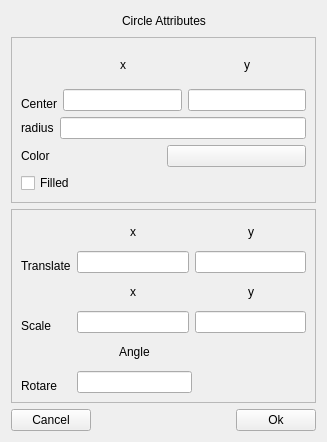
<?xml version="1.0" encoding="UTF-8"?>
<ui version="4.0">
 <class>Form</class>
 <widget class="QWidget" name="Form">
  <property name="geometry">
   <rect>
    <x>0</x>
    <y>0</y>
    <width>327</width>
    <height>442</height>
   </rect>
  </property>
  <property name="windowTitle">
   <string>Circle Editor</string>
  </property>
  <layout class="QGridLayout" name="gridLayout_3">
   <item row="0" column="0">
    <layout class="QHBoxLayout" name="horizontalLayout_8">
     <item>
      <spacer name="horizontalSpacer_9">
       <property name="orientation">
        <enum>Qt::Horizontal</enum>
       </property>
       <property name="sizeHint" stdset="0">
        <size>
         <width>40</width>
         <height>20</height>
        </size>
       </property>
      </spacer>
     </item>
     <item>
      <widget class="QLabel" name="Square_lable">
       <property name="text">
        <string>Circle Attributes</string>
       </property>
      </widget>
     </item>
     <item>
      <spacer name="horizontalSpacer_10">
       <property name="orientation">
        <enum>Qt::Horizontal</enum>
       </property>
       <property name="sizeHint" stdset="0">
        <size>
         <width>40</width>
         <height>20</height>
        </size>
       </property>
      </spacer>
     </item>
    </layout>
   </item>
   <item row="1" column="0">
    <widget class="QFrame" name="frame_2">
     <property name="frameShape">
      <enum>QFrame::StyledPanel</enum>
     </property>
     <property name="frameShadow">
      <enum>QFrame::Raised</enum>
     </property>
     <layout class="QGridLayout" name="gridLayout">
      <item row="0" column="0">
       <layout class="QHBoxLayout" name="horizontalLayout_6">
        <item>
         <layout class="QVBoxLayout" name="verticalLayout_13">
          <item>
           <spacer name="verticalSpacer_4">
            <property name="orientation">
             <enum>Qt::Vertical</enum>
            </property>
            <property name="sizeHint" stdset="0">
             <size>
              <width>20</width>
              <height>40</height>
             </size>
            </property>
           </spacer>
          </item>
          <item>
           <widget class="QLabel" name="width_label">
            <property name="text">
             <string>Center</string>
            </property>
           </widget>
          </item>
         </layout>
        </item>
        <item>
         <layout class="QVBoxLayout" name="verticalLayout_11">
          <item>
           <layout class="QHBoxLayout" name="horizontalLayout_3">
            <item>
             <spacer name="horizontalSpacer_16">
              <property name="orientation">
               <enum>Qt::Horizontal</enum>
              </property>
              <property name="sizeHint" stdset="0">
               <size>
                <width>40</width>
                <height>20</height>
               </size>
              </property>
             </spacer>
            </item>
            <item>
             <widget class="QLabel" name="label">
              <property name="text">
               <string>x</string>
              </property>
             </widget>
            </item>
            <item>
             <spacer name="horizontalSpacer_18">
              <property name="orientation">
               <enum>Qt::Horizontal</enum>
              </property>
              <property name="sizeHint" stdset="0">
               <size>
                <width>40</width>
                <height>20</height>
               </size>
              </property>
             </spacer>
            </item>
           </layout>
          </item>
          <item>
           <widget class="QLineEdit" name="xCenter_lineEdit"/>
          </item>
         </layout>
        </item>
        <item>
         <layout class="QVBoxLayout" name="verticalLayout_12">
          <item>
           <layout class="QHBoxLayout" name="horizontalLayout_4">
            <item>
             <spacer name="horizontalSpacer_17">
              <property name="orientation">
               <enum>Qt::Horizontal</enum>
              </property>
              <property name="sizeHint" stdset="0">
               <size>
                <width>40</width>
                <height>20</height>
               </size>
              </property>
             </spacer>
            </item>
            <item>
             <widget class="QLabel" name="label_2">
              <property name="text">
               <string>y</string>
              </property>
             </widget>
            </item>
            <item>
             <spacer name="horizontalSpacer_19">
              <property name="orientation">
               <enum>Qt::Horizontal</enum>
              </property>
              <property name="sizeHint" stdset="0">
               <size>
                <width>40</width>
                <height>20</height>
               </size>
              </property>
             </spacer>
            </item>
           </layout>
          </item>
          <item>
           <widget class="QLineEdit" name="yCenter_lineEdit"/>
          </item>
         </layout>
        </item>
       </layout>
      </item>
      <item row="1" column="0">
       <layout class="QHBoxLayout" name="horizontalLayout_7">
        <item>
         <widget class="QLabel" name="height_label">
          <property name="text">
           <string>radius</string>
          </property>
         </widget>
        </item>
        <item>
         <widget class="QLineEdit" name="radius_lineEdit"/>
        </item>
       </layout>
      </item>
      <item row="2" column="0">
       <layout class="QHBoxLayout" name="horizontalLayout_5">
        <item>
         <widget class="QLabel" name="color_label">
          <property name="text">
           <string>Color</string>
          </property>
         </widget>
        </item>
        <item>
         <widget class="QPushButton" name="circlecolor_button">
          <property name="text">
           <string/>
          </property>
         </widget>
        </item>
       </layout>
      </item>
      <item row="3" column="0">
       <layout class="QHBoxLayout" name="horizontalLayout_2">
        <item>
         <widget class="QCheckBox" name="checkBoxFilled">
          <property name="text">
           <string>Filled</string>
          </property>
         </widget>
        </item>
        <item>
         <spacer name="horizontalSpacer_15">
          <property name="orientation">
           <enum>Qt::Horizontal</enum>
          </property>
          <property name="sizeHint" stdset="0">
           <size>
            <width>40</width>
            <height>20</height>
           </size>
          </property>
         </spacer>
        </item>
       </layout>
      </item>
     </layout>
    </widget>
   </item>
   <item row="2" column="0">
    <widget class="QFrame" name="frame">
     <property name="frameShape">
      <enum>QFrame::StyledPanel</enum>
     </property>
     <property name="frameShadow">
      <enum>QFrame::Raised</enum>
     </property>
     <layout class="QGridLayout" name="gridLayout_2">
      <item row="0" column="0">
       <layout class="QVBoxLayout" name="verticalLayout_8">
        <item>
         <layout class="QVBoxLayout" name="verticalLayout_3">
          <item>
           <spacer name="verticalSpacer">
            <property name="orientation">
             <enum>Qt::Vertical</enum>
            </property>
            <property name="sizeHint" stdset="0">
             <size>
              <width>20</width>
              <height>40</height>
             </size>
            </property>
           </spacer>
          </item>
          <item>
           <widget class="QLabel" name="translate_label">
            <property name="text">
             <string>Translate</string>
            </property>
            <property name="buddy">
             <cstring>xtranslate_lineEdit</cstring>
            </property>
           </widget>
          </item>
         </layout>
        </item>
        <item>
         <layout class="QVBoxLayout" name="verticalLayout_4">
          <item>
           <spacer name="verticalSpacer_2">
            <property name="orientation">
             <enum>Qt::Vertical</enum>
            </property>
            <property name="sizeHint" stdset="0">
             <size>
              <width>20</width>
              <height>40</height>
             </size>
            </property>
           </spacer>
          </item>
          <item>
           <widget class="QLabel" name="scale_label">
            <property name="text">
             <string>Scale     </string>
            </property>
            <property name="buddy">
             <cstring>xtranslate_lineEdit</cstring>
            </property>
           </widget>
          </item>
         </layout>
        </item>
        <item>
         <layout class="QVBoxLayout" name="verticalLayout_7">
          <item>
           <spacer name="verticalSpacer_3">
            <property name="orientation">
             <enum>Qt::Vertical</enum>
            </property>
            <property name="sizeHint" stdset="0">
             <size>
              <width>20</width>
              <height>40</height>
             </size>
            </property>
           </spacer>
          </item>
          <item>
           <widget class="QLabel" name="scale_label_2">
            <property name="text">
             <string>Rotare   </string>
            </property>
            <property name="buddy">
             <cstring>xtranslate_lineEdit</cstring>
            </property>
           </widget>
          </item>
         </layout>
        </item>
       </layout>
      </item>
      <item row="0" column="1">
       <layout class="QVBoxLayout" name="verticalLayout_10">
        <item>
         <layout class="QHBoxLayout" name="horizontalLayout_12">
          <item>
           <layout class="QVBoxLayout" name="verticalLayout">
            <item>
             <layout class="QHBoxLayout" name="horizontalLayout_9">
              <item>
               <spacer name="horizontalSpacer">
                <property name="orientation">
                 <enum>Qt::Horizontal</enum>
                </property>
                <property name="sizeHint" stdset="0">
                 <size>
                  <width>40</width>
                  <height>20</height>
                 </size>
                </property>
               </spacer>
              </item>
              <item>
               <widget class="QLabel" name="xtranslate_label">
                <property name="text">
                 <string>x</string>
                </property>
                <property name="buddy">
                 <cstring>xtranslate_lineEdit</cstring>
                </property>
               </widget>
              </item>
              <item>
               <spacer name="horizontalSpacer_2">
                <property name="orientation">
                 <enum>Qt::Horizontal</enum>
                </property>
                <property name="sizeHint" stdset="0">
                 <size>
                  <width>40</width>
                  <height>20</height>
                 </size>
                </property>
               </spacer>
              </item>
             </layout>
            </item>
            <item>
             <widget class="QLineEdit" name="xtranslate_lineEdit"/>
            </item>
           </layout>
          </item>
          <item>
           <layout class="QVBoxLayout" name="verticalLayout_2">
            <item>
             <layout class="QHBoxLayout" name="horizontalLayout_10">
              <item>
               <spacer name="horizontalSpacer_3">
                <property name="orientation">
                 <enum>Qt::Horizontal</enum>
                </property>
                <property name="sizeHint" stdset="0">
                 <size>
                  <width>40</width>
                  <height>20</height>
                 </size>
                </property>
               </spacer>
              </item>
              <item>
               <widget class="QLabel" name="ytranslate_label">
                <property name="text">
                 <string>y</string>
                </property>
                <property name="buddy">
                 <cstring>yTranslate_lineEdit</cstring>
                </property>
               </widget>
              </item>
              <item>
               <spacer name="horizontalSpacer_4">
                <property name="orientation">
                 <enum>Qt::Horizontal</enum>
                </property>
                <property name="sizeHint" stdset="0">
                 <size>
                  <width>40</width>
                  <height>20</height>
                 </size>
                </property>
               </spacer>
              </item>
             </layout>
            </item>
            <item>
             <widget class="QLineEdit" name="yTranslate_lineEdit"/>
            </item>
           </layout>
          </item>
         </layout>
        </item>
        <item>
         <layout class="QHBoxLayout" name="horizontalLayout_11">
          <item>
           <layout class="QVBoxLayout" name="verticalLayout_5">
            <item>
             <layout class="QHBoxLayout" name="horizontalLayout_13">
              <item>
               <spacer name="horizontalSpacer_5">
                <property name="orientation">
                 <enum>Qt::Horizontal</enum>
                </property>
                <property name="sizeHint" stdset="0">
                 <size>
                  <width>40</width>
                  <height>20</height>
                 </size>
                </property>
               </spacer>
              </item>
              <item>
               <widget class="QLabel" name="xScale_label_2">
                <property name="text">
                 <string>x</string>
                </property>
                <property name="buddy">
                 <cstring>xtranslate_lineEdit</cstring>
                </property>
               </widget>
              </item>
              <item>
               <spacer name="horizontalSpacer_6">
                <property name="orientation">
                 <enum>Qt::Horizontal</enum>
                </property>
                <property name="sizeHint" stdset="0">
                 <size>
                  <width>40</width>
                  <height>20</height>
                 </size>
                </property>
               </spacer>
              </item>
             </layout>
            </item>
            <item>
             <widget class="QLineEdit" name="xScale_lineEdit"/>
            </item>
           </layout>
          </item>
          <item>
           <layout class="QVBoxLayout" name="verticalLayout_6">
            <item>
             <layout class="QHBoxLayout" name="horizontalLayout_14">
              <item>
               <spacer name="horizontalSpacer_7">
                <property name="orientation">
                 <enum>Qt::Horizontal</enum>
                </property>
                <property name="sizeHint" stdset="0">
                 <size>
                  <width>40</width>
                  <height>20</height>
                 </size>
                </property>
               </spacer>
              </item>
              <item>
               <widget class="QLabel" name="yScale_label_2">
                <property name="text">
                 <string>y</string>
                </property>
                <property name="buddy">
                 <cstring>yTranslate_lineEdit</cstring>
                </property>
               </widget>
              </item>
              <item>
               <spacer name="horizontalSpacer_8">
                <property name="orientation">
                 <enum>Qt::Horizontal</enum>
                </property>
                <property name="sizeHint" stdset="0">
                 <size>
                  <width>40</width>
                  <height>20</height>
                 </size>
                </property>
               </spacer>
              </item>
             </layout>
            </item>
            <item>
             <widget class="QLineEdit" name="yScale_lineEdit"/>
            </item>
           </layout>
          </item>
         </layout>
        </item>
        <item>
         <layout class="QHBoxLayout" name="horizontalLayout_22">
          <item>
           <layout class="QVBoxLayout" name="verticalLayout_9">
            <item>
             <layout class="QHBoxLayout" name="horizontalLayout_24">
              <item>
               <spacer name="horizontalSpacer_11">
                <property name="orientation">
                 <enum>Qt::Horizontal</enum>
                </property>
                <property name="sizeHint" stdset="0">
                 <size>
                  <width>40</width>
                  <height>20</height>
                 </size>
                </property>
               </spacer>
              </item>
              <item>
               <widget class="QLabel" name="angle_label">
                <property name="text">
                 <string>Angle</string>
                </property>
                <property name="buddy">
                 <cstring>yTranslate_lineEdit</cstring>
                </property>
               </widget>
              </item>
              <item>
               <spacer name="horizontalSpacer_12">
                <property name="orientation">
                 <enum>Qt::Horizontal</enum>
                </property>
                <property name="sizeHint" stdset="0">
                 <size>
                  <width>40</width>
                  <height>20</height>
                 </size>
                </property>
               </spacer>
              </item>
             </layout>
            </item>
            <item>
             <widget class="QLineEdit" name="rotate_lineEdit"/>
            </item>
           </layout>
          </item>
          <item>
           <spacer name="horizontalSpacer_13">
            <property name="orientation">
             <enum>Qt::Horizontal</enum>
            </property>
            <property name="sizeHint" stdset="0">
             <size>
              <width>40</width>
              <height>20</height>
             </size>
            </property>
           </spacer>
          </item>
         </layout>
        </item>
       </layout>
      </item>
     </layout>
    </widget>
   </item>
   <item row="3" column="0">
    <layout class="QHBoxLayout" name="horizontalLayout">
     <item>
      <widget class="QPushButton" name="circle_Cancel">
       <property name="text">
        <string>Cancel</string>
       </property>
      </widget>
     </item>
     <item>
      <spacer name="horizontalSpacer_14">
       <property name="orientation">
        <enum>Qt::Horizontal</enum>
       </property>
       <property name="sizeHint" stdset="0">
        <size>
         <width>40</width>
         <height>20</height>
        </size>
       </property>
      </spacer>
     </item>
     <item>
      <widget class="QPushButton" name="circle_OK">
       <property name="text">
        <string>Ok</string>
       </property>
      </widget>
     </item>
    </layout>
   </item>
  </layout>
 </widget>
 <resources/>
 <connections/>
</ui>
